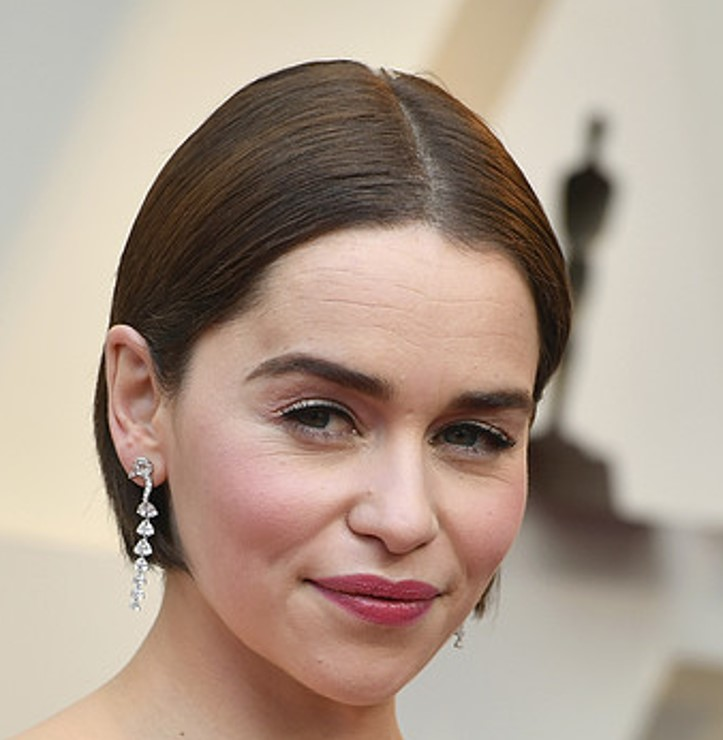
#> input picture face.jpg, 723 x 740 px
$ jupyter execute haar_face_detector.ipynb
#> lines starting #> are read from the running program, lines starting #| are printed output that depends on the picture; after the words box and inside, x2 and y2 are one past the last pixel; in counts of white or black regions, pixels touching at a corner belong together
[cell 1]
# Necessary imports
import cv2 as cv

# Close all open windows
cv.destroyAllWindows()

# Loading the image
img = cv.imread("face.jpg")
#> img is the input picture: shape (740, 723, 3); mean B, G, R 140.5, 155.2, 174.1
cv.imshow("Face", img)
cv.waitKey(1)

[cell 2]
# Close all open windows
cv.destroyAllWindows()

'''Next, we need to convert our image into grayscale because Haar cascades work only on gray images.
So, we are going to detect faces, eyes and smiles in a grayscale images,
but we will draw rectangles around the detected faces on the color images.'''
gray = cv.cvtColor(img, cv.COLOR_BGR2GRAY)
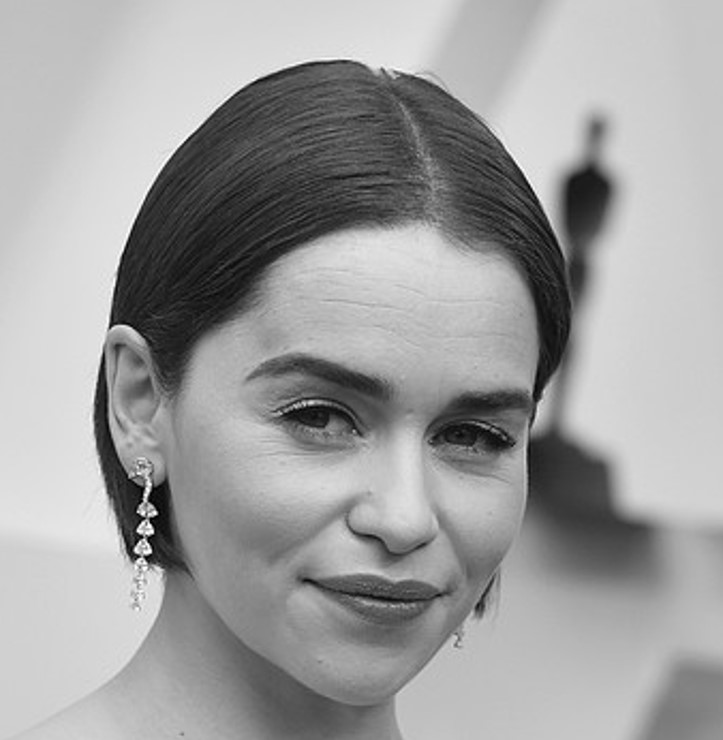
#> gray: shape (740, 723); min 0, max 255, mean 159.2

'''In the first step we will detect the face.
To extract coordinates of a rectangle that we are going to draw around the detected face,
we need to create object faces.
In this object we are going to store our detected faces.
With a function detectMultiScale() we will obtain tuple of four elements:
\(x \) and \(y \) are coordinates of a top left corner, and \(w \) and \(h \) are width and height of the rectangle.
This method requires several arguments. First one is the gray image, the input image on which we will detect faces.
Second argument is the scale factor which tells us how much the image size is reduced at each image scale.
Third and last argument is the minimal number of neighbors.
This parameter specifying how many neighbors each candidate rectangle should have to retain it.'''

# Creating an object faces
face_cascade = cv.CascadeClassifier("haarcascade_frontalface_default.xml")
faces= face_cascade.detectMultiScale (gray, 1.1, 10)
#> faces = [[172, 254, 445, 445]]
# Drawing rectangle around the face
for(x , y,  w,  h) in faces:
  cv.rectangle(img, (x,y) ,(x+w, y+h), (0,165,255), 3)
#> this loop made 1 pass
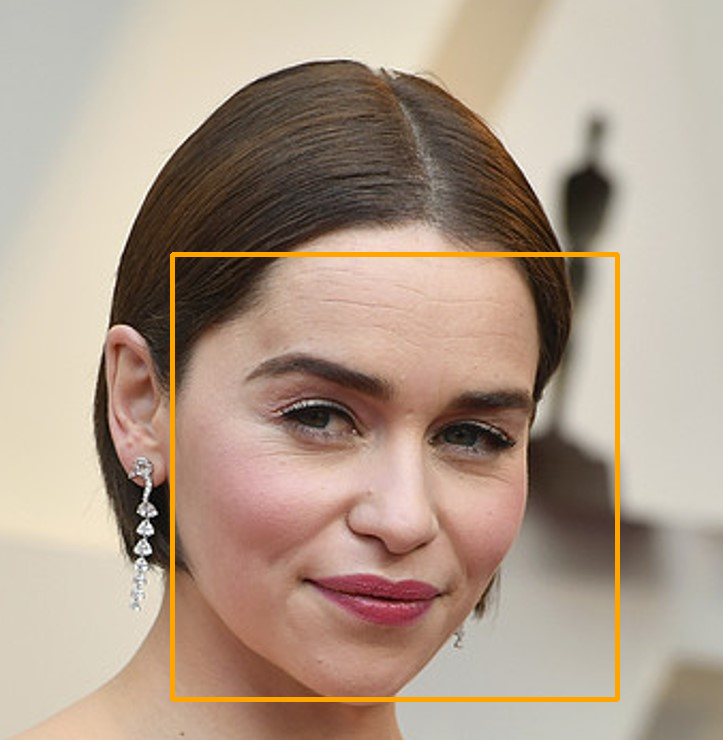
#> img: shape (740, 723, 3); 1.66% of pixels changed, all inside (x1, y1, x2, y2) = (170, 252, 620, 702)
cv.imshow("Face Detection", img)
cv.waitKey(1)
#> Out = 27

[cell 3]
# Close all open windows
cv.destroyAllWindows()

'''Now let’s detect the eyes. In order to do that,
first we need to create two regions of interest Now we will detect the eyes.
To detect the eyes, first we need to create two regions of interest which will be located inside the rectangle.
We need first region for the gray image, where we going to detect the eyes,
and second region will be used for the color image where we are going to draw rectangles.'''

# Creating two objects of interest
roi_gray=gray[y:(y+h), x:(x+w)]
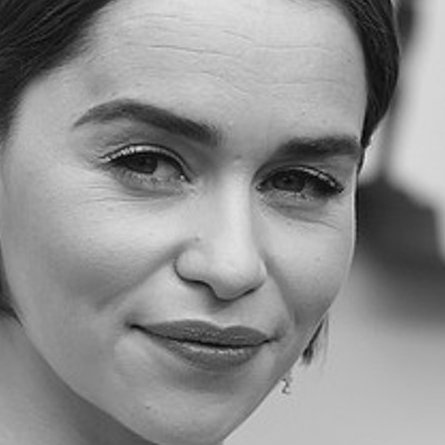
#> roi_gray: shape (445, 445); min 1, max 226, mean 142.9
roi_color=img[y:(y+h), x:(x+w)]
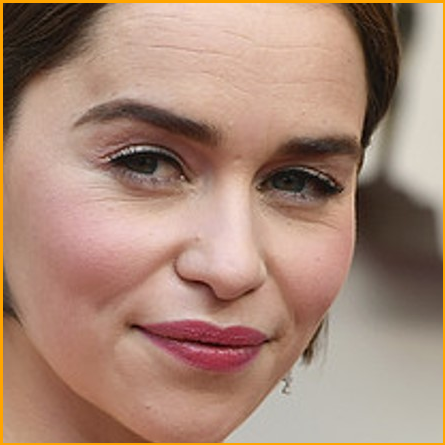
#> roi_color: shape (445, 445, 3); mean B, G, R 118.9, 136, 168.4

eye_cascade = cv.CascadeClassifier("haarcascade_eye.xml")
eyes = eye_cascade.detectMultiScale(roi_gray, 1.1, 10)
#> eyes = [[243, 126, 112, 112], [85, 96, 130, 130]]
for (x_eye, y_eye, w_eye, h_eye) in eyes:
  cv.rectangle(roi_color,(x_eye, y_eye),(x_eye+w_eye, y_eye+h_eye), (0, 0, 255), 3)
#> this loop made 2 passes
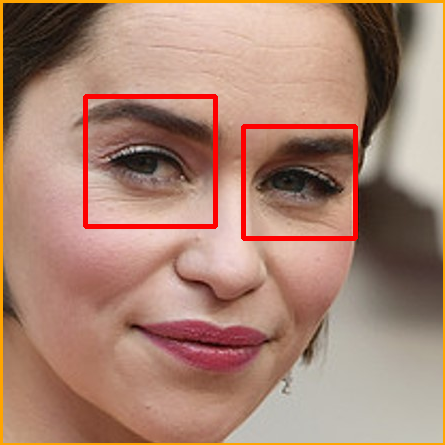
#> roi_color: shape (445, 445, 3); 2.43% of pixels changed, all inside (x1, y1, x2, y2) = (83, 94, 358, 241)
cv.imshow("Face and Eye Detection", img)
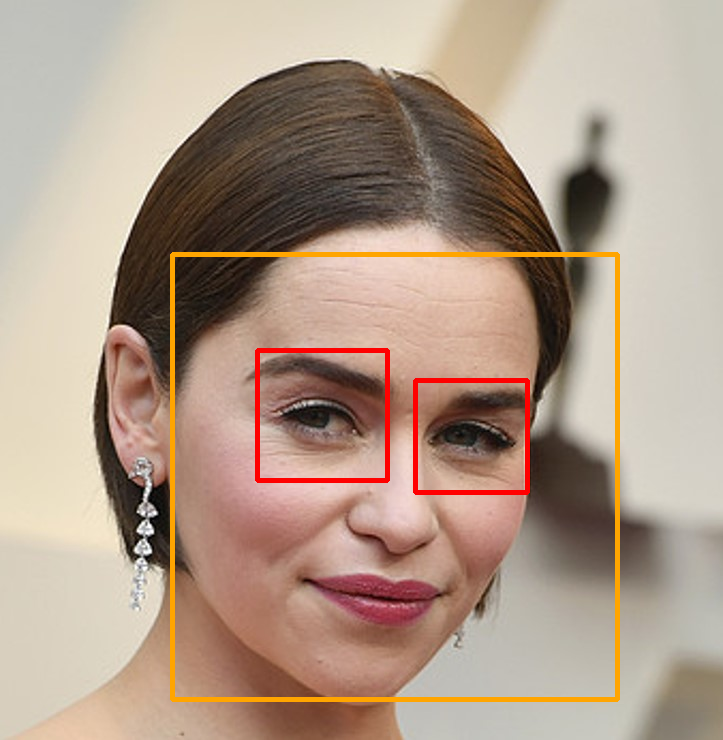
#> window 'Face and Eye Detection': shape (740, 723, 3); mean B, G, R 137.2, 154.3, 176.3
cv.waitKey(1)
#> Out = 27

[cell 4]
# Close all open windows
cv.destroyAllWindows()

smile_cascade = cv.CascadeClassifier('haarcascade_smile.xml')
smile = smile_cascade.detectMultiScale(roi_gray, 1.8, 20)
#> smile = [[164, 322, 117, 58]]

for (x_smile, y_smile, w_smile, h_smile) in smile:
  cv.rectangle(roi_color,(x_smile, y_smile),(x_smile + w_smile, y_smile + h_smile), (255, 0, 130), 3)
#> this loop made 1 pass
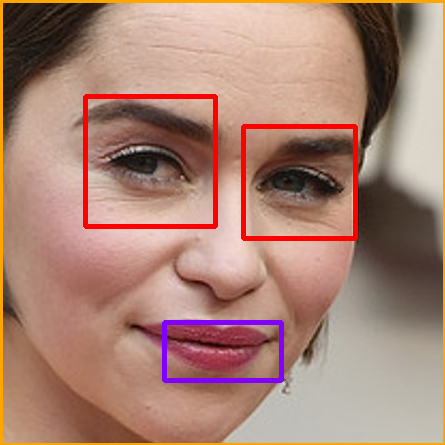
#> roi_color: shape (445, 445, 3); 0.88% of pixels changed, all inside (x1, y1, x2, y2) = (162, 320, 284, 383)

cv.imshow("Face, Eye, and Smile Detection", img)
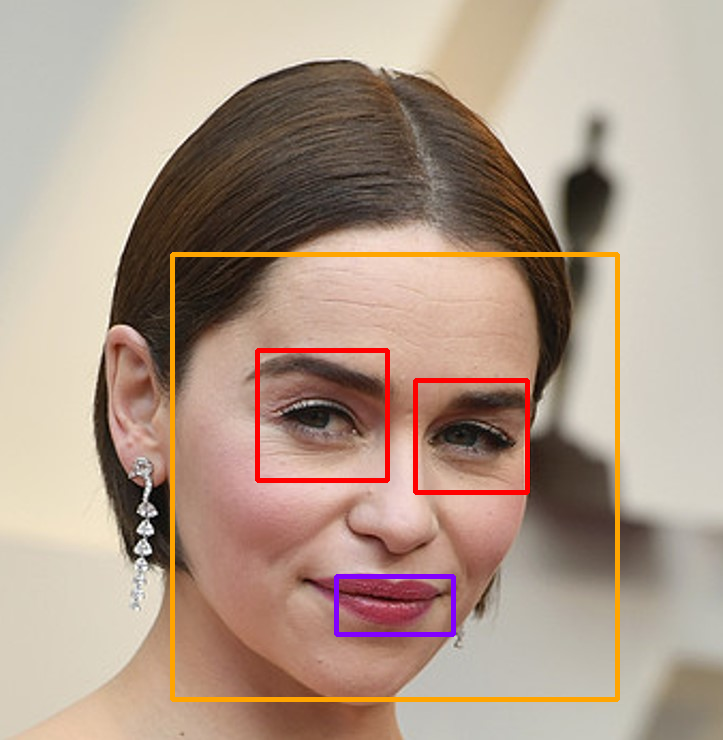
#> window 'Face, Eye, and Smile Detection': shape (740, 723, 3); mean B, G, R 137.7, 153.9, 176.2
cv.waitKey(1)
#> Out = 27
